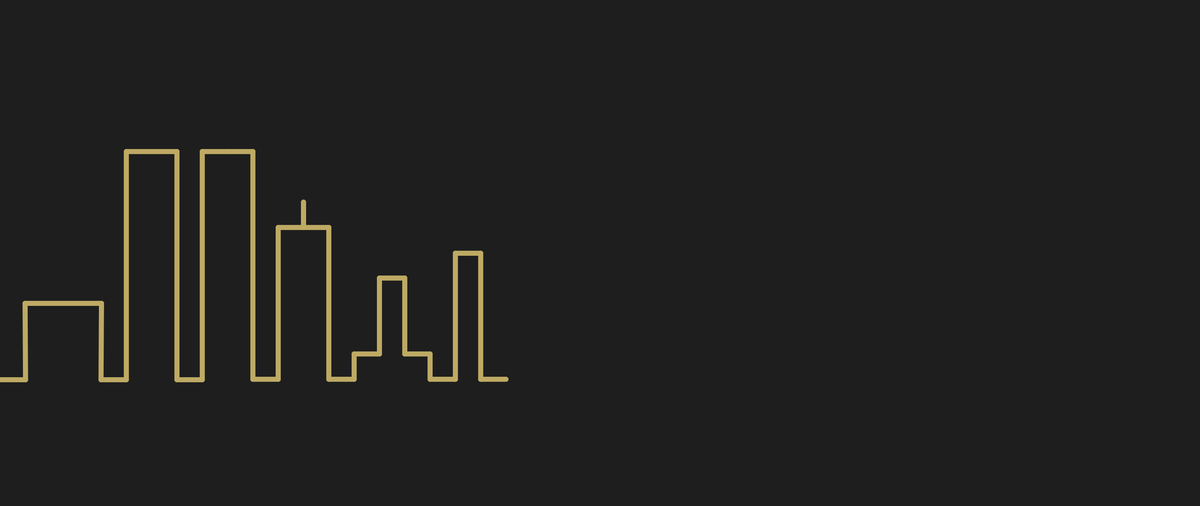
Frame 1 (no input)
Frame 2 (the mouse pressed at the canvas centre, redrawn once): identical to frame 1, image omitted

The Processing sketch that drew this single still picture (run headless with seeded random() and noise(); the mouse was pressed at the canvas centre and the sketch redrawn once):

// Processing sketch: escape_from_new_york
// ── escape_from_new_york.pde
// Manuale di Programmazione Cinematografica - Volume 4
// Daniele Olmisani, 2017

// Escape form New York (1981)


final color PAPER = color(30);
final color INK = color(190, 170, 100);


void setup() {
  size(2560, 1080);
  noLoop();
}

void draw() {
  
  final float F = min(width, height);
  final float U = 0.002;
  
  translate(0.0, 0.75*height);
  scale(F);
  
  background(PAPER);
  
  stroke(INK);
  strokeWeight(5*U);
  
  drawTurtle("fl3fr3fr3flf", 0.05, HALF_PI);
  drawTurtle("l9frffr9flf", 0.05, HALF_PI);
  drawTurtle("l9frffr9flf", 0.05, HALF_PI);
  drawTurtle("l6frflfrrflfr6flf", 0.05, HALF_PI);
  drawTurtle("lfrfl3frfr3flfrflf", 0.05, HALF_PI);
  drawTurtle("l5frfr5flf", 0.05, HALF_PI);
  
  save("escape-from-new-york.png");
}


void drawTurtle(String path, float dL, float dA) {
 
  int k = 1;
  
  for (int i=0; i<path.length(); i++) {
    
    char c = path.charAt(i);
    
    switch (c) {
      case 'f':
        line(0, 0, k*dL, 0);
        translate(k*dL, 0);
        k = 1;
        break;
      case 'r':
        rotate(k*dA);
        k = 1;
        break;
      case 'l':
        rotate(-k*dA);
        k = 1;
        break;
      case '1': case '2': 
      case '3': case '4':
      case '5': case '6':
      case '7': case '8':
      case '9':
        k = c-'0';
        break;
      default:
    }
  }
}
